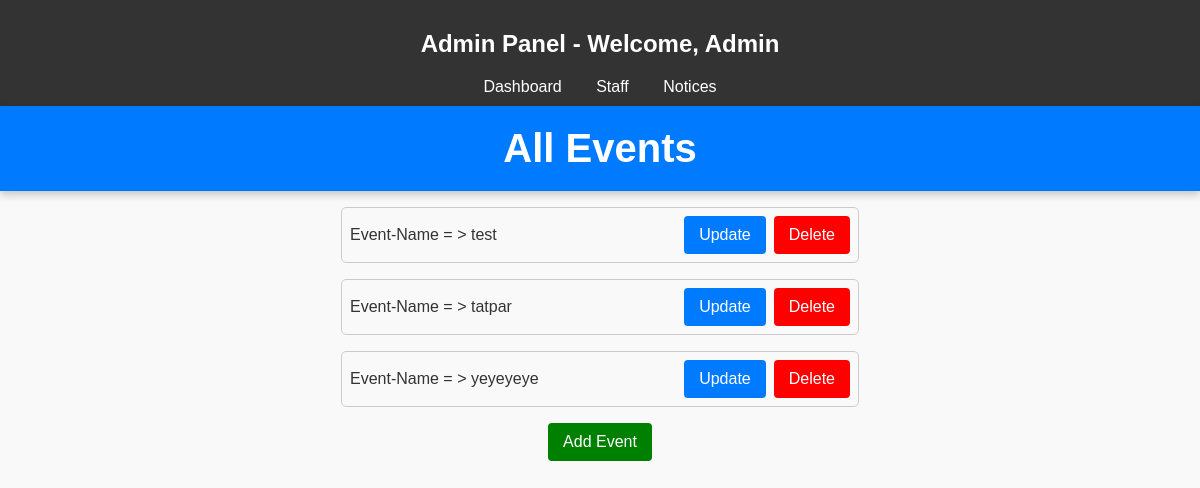
Before: /Shree-Rastriya-Secondary-School/admin/event/lists (signed in) with the older database file.
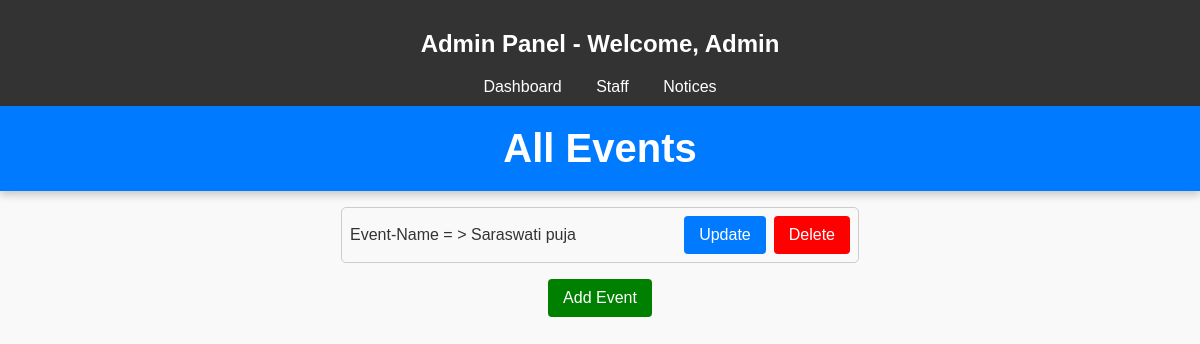
After: the same page with the newer database file.
### home/models.py (models this page shows, shortened)
class Event(models.Model):
    user=models.ForeignKey(User,on_delete=models.CASCADE,default=1)
    Title = models.CharField(max_length=100)
    date = models.DateField()
    Time = models.CharField(max_length=10)
    Location = models.CharField(max_length=100)
    Description = models.TextField()
    uploaded_date = models.DateTimeField(auto_now_add=True,)
    updated_at = models.DateTimeField(auto_now=True)

### home/views.py (the view)
# urls.py: path('Shree-Rastriya-Secondary-School/admin/event/lists',views.Events_List,name='events'),
@login_required
def Events_List(request):
    data = models.Event.objects.all()
    context = {
        'events':data
    }
    return render(request,'home/event_list.html',context)

### home/templates/home/event_list.html (shortened to what this page needs)
<!DOCTYPE html>
<html lang="en">
<head>
    {% load static %}
    <link rel="stylesheet" href="{% static 'home/css/event_list.css' %}">
</head>
<body>
    <div class="navbar">
        <h2>Admin Panel - Welcome, {{ user.username |title }}</h2>
        <div>
            <a href="{% url 'home:admin-settings' %}">Dashboard</a>
            <a href="{% url "home:staff-manage" %}">Staff</a>
            <a href="#">Notices</a>
        </div>
    </div>
    {% if events %}
     <header>
        <h1>All Events</h1>
    </header>
        {% for event in events  %}
        <div class="events-container">
            <ul class="events-list">
                <li class="event-item">
                    <span> Event-Name = > {{event.Title}} </span>
                    <div class="event-buttons">
                        <a href="{% url 'home:update_event' event.id %}" class="btn" >Update</a>
                        <a href="{% url 'home:Delete_event' event.id %}" class="delete-btn" >Delete</a>
                    </div>
                </li>
            </ul>
        </div>
        {% endfor %}
        <center>  <a href="{% url 'home:add_event' %}" class="add-btn" >Add Event </a> </center>
     {% else %}
           <center> <p> No Events Has Been Added  : ( </p> </center>
            <center>   <a href="{% url 'home:add_event' %}" class="add-btn" >Add Event </a> </center>
     {% endif %}
</body>
</html>

Changed rows visible on the page:
removed Event: Title "test"
removed Event: Title "tatpar"
removed Event: Title "yeyeyeye"
added Event: Title "Saraswati puja"
